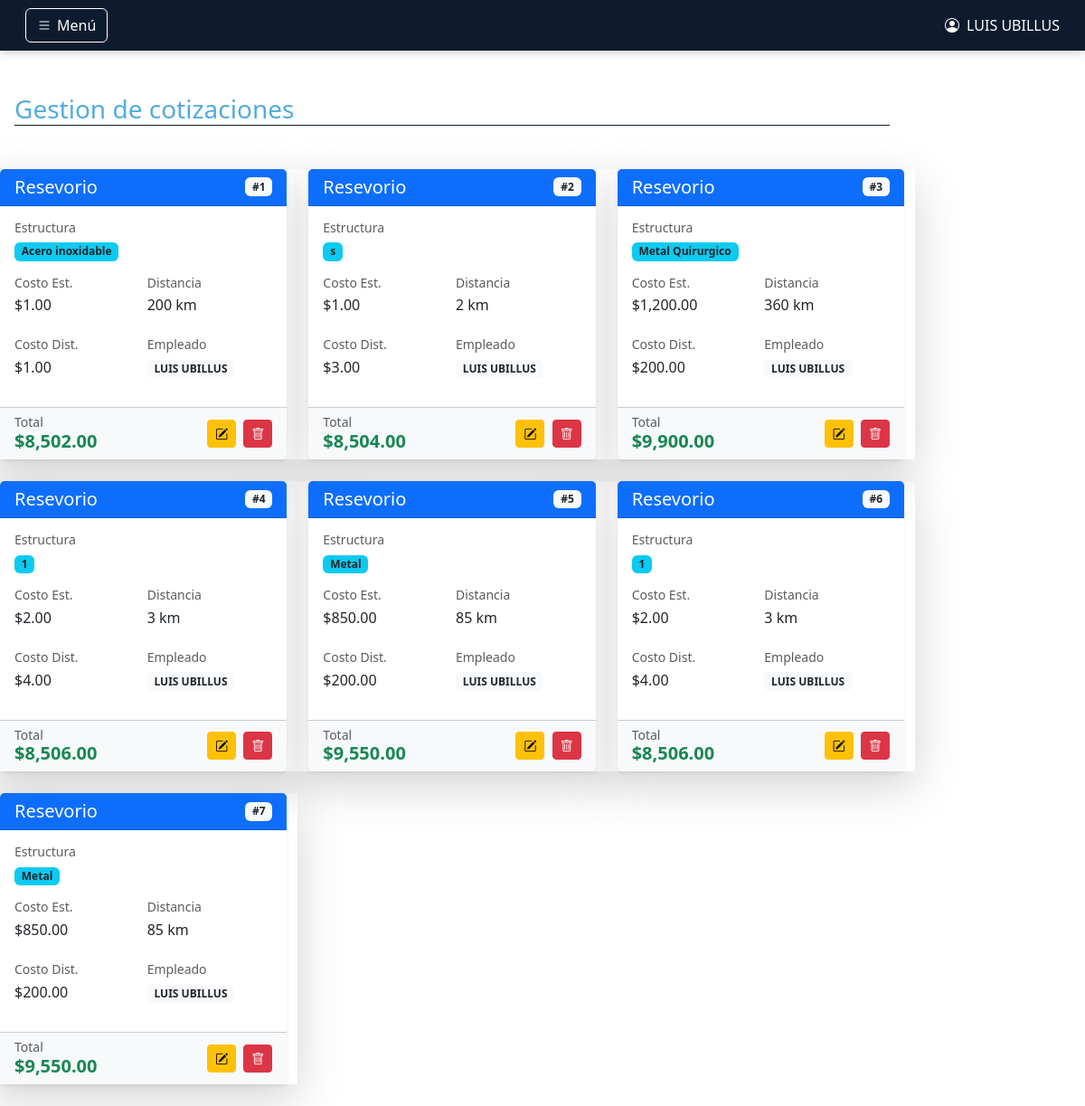
Page /public/system/quotation.php (signed in) on the committed database.
### tables this page shows
CREATE TABLE `quotation` (
  `quotationId` int(11) NOT NULL,
  `productId` int(11) NOT NULL,
  `structureType` varchar(50) NOT NULL,
  `structureCost` decimal(10,0) NOT NULL,
  `distance` decimal(10,0) NOT NULL,
  `distanceCost` decimal(10,0) NOT NULL,
  `idEmployer` int(11) DEFAULT NULL,
  `total` decimal(7,2) NOT NULL
);

CREATE TABLE `product` (
  `productId` int(11) NOT NULL,
  `productName` varchar(50) NOT NULL,
  `quantity` double(7,2) NOT NULL,
  `material` varchar(50) NOT NULL,
  `productCost` double(6,2) NOT NULL
);

CREATE TABLE `employer` (
  `idEmployer` int(11) NOT NULL,
  `userNameEmployer` varchar(20) NOT NULL,
  `name` varchar(50) NOT NULL,
  `password` varchar(255) NOT NULL,
  `rolId` int(11) NOT NULL,
  `state` varchar(1) NOT NULL
);

### public/system/quotation.php (called while the page is built)
<?php
require_once $_SERVER['DOCUMENT_ROOT'].'/preval_web/controllers/QuotationController.php';
$controller = new QuotationController();
$controller->processRequest();
?>

### models/Quotation.php (called while the page is built, shortened)
<?php
class Quotation
{
    public function getAllQuotations($conexion){
        try {
            $stmt = $conexion->prepare("SELECT q.quotationId, q.productId, p.productName, q.structureType, q.structureCost, q.distance, q.distanceCost, q.idEmployer,e.name , q.total FROM quotation q
             INNER JOIN product p ON q.productId = p.productId
             INNER JOIN employer e ON q.idEmployer = q.idEmployer
            WHERE e.idEmployer = q.idEmployer");
            if (!$stmt->execute()) {
                throw new Exception("Error executing statement: " . $conexion->error);
            }
            $result = $stmt->get_result();
            $quotations = [];
            while ($quotation = $result->fetch_object()) {
                $quotations[] = $quotation;
            }
            return $quotations;
        } catch (Exception $e) {
            throw $e;
        } finally {
            if (isset($stmt)) {
                $stmt->close();
            }
        }
    }
}

### views/system/quotationList.php (the view, shortened to what this page needs)
<!DOCTYPE html>
<html lang="en">
<head>
  <link href="https://cdn.jsdelivr.net/npm/bootstrap@5.3.3/dist/css/bootstrap.min.css" rel="stylesheet">
  <link rel="stylesheet" href="https://cdn.jsdelivr.net/npm/bootstrap-icons@1.13.1/font/bootstrap-icons.min.css">
</head>
<body>
<?php
require_once $_SERVER["DOCUMENT_ROOT"]."/preval_web/parcials/employerNab.php";
?>
<main class="col-sm-12 col-md-9 col-lg-10">
  <?php endif;
if(empty($quotations)):  ?>
<div class="alert alert-secndary" role="alert">
  No hay cotizaciones.
</div>
<?php else: ?>
  <h3 class="title">Gestion de cotizaciones</h3><div class="row row-cols-1 row-cols-md-2 row-cols-lg-3 g-4 mb-4">
    <?php foreach($quotations as $index => $q): ?>
    <div class="col shadow-lg">
        <form method="post" action="" class="h-100" style="display: contents;">
            <div class="card h-100 shadow-sm border-0">
                <div class="card-header bg-primary text-white hover-card">
                    <div class="d-flex justify-content-between align-items-center">
                        <h5 class="card-title mb-0"><?= $q->productName ?></h5>
                        <span class="badge bg-light text-dark">#<?= $index+1 ?></span>
                    </div>
                </div>
                <div class="card-body">
                    <div class="mb-3">
                        <h6 class="text-muted small mb-1">Estructura</h6>
                        <span class="badge bg-info text-dark"><?= $q->structureType ?></span>
                    </div>
                    <div class="row g-2">
                        <div class="col-6">
                            <h6 class="text-muted small mb-1">Costo Est.</h6>
                            <p>$<?= number_format($q->structureCost, 2) ?></p>
                        </div>
                        <div class="col-6">
                            <h6 class="text-muted small mb-1">Distancia</h6>
                            <p><?= $q->distance ?> km</p>
                        </div>
                        <div class="col-6">
                            <h6 class="text-muted small mb-1">Costo Dist.</h6>
                            <p>$<?= number_format($q->distanceCost, 2) ?></p>
                        </div>
                        <div class="col-6">
                            <h6 class="text-muted small mb-1">Empleado</h6>
                            <span class="badge bg-light text-dark"><?= $q->name ?></span>
                        </div>
                    </div>
                </div>
                <div class="card-footer bg-light">
                    <div class="d-flex justify-content-between align-items-center">
                        <div>
                            <h6 class="text-muted small mb-0">Total</h6>
                            <h5 class="mb-0 text-success fw-bold">$<?= number_format($q->total, 2) ?></h5>
                        </div>
                        <div>
                            <button type="submit" name="transaction" value="showEdit" class="btn btn-sm btn-warning me-1" title="Editar">
                                <i class="bi bi-pencil-square"></i>
                            </button>
                            <button type="submit" name="transaction" value="delete" class="btn btn-sm btn-danger" title="Eliminar" onclick="return confirm('¿Estás seguro de eliminar esta cotización?')">
                                <i class="bi bi-trash"></i>
                            </button>
                        </div>
                    </div>
                </div>
            </div>
        </form>
    </div>
    <?php endforeach; ?>
</div>
  <?php endif; ?>
</main>
</body>
</html>

### controllers/QuotationController.php (shortened to what this page needs)
<?php
class QuotationController {
    public function processRequest(){
        if($_SERVER['REQUEST_METHOD'] ==='GET'){
            $this->rederView();
        }else if($_SERVER['REQUEST_METHOD'] ==='POST'){
           $this->handlePostRequest();
        }
    }
    public function rederView(){
        $action = $_GET['action'] ?? 'list';
        switch ($action) {
            default:
                $this->renderList();
                break;
        }
    }
    private function renderList() {
        require_once $_SERVER['DOCUMENT_ROOT'].'/preval_web/models/Quotation.php';
      try{
          $conexion = (new Conexion())->conectar();
            $quotationModel = new Quotation();
            $quotations = $quotationModel->getAllQuotations($conexion);
        require_once $_SERVER['DOCUMENT_ROOT'].'/preval_web/views/system/quotationList.php';
      }catch(Exception $e){
            FlashMessage::set('error', $e);
            header("Location: /preval_web/public/system/quotation.php");
      }
    }
}

### parcials/employerNab.php (shortened to what this page needs)
<nav class="navbar navbar-expand-lg">
  <div class="container-fluid">
    <button class="btn btn-outline-light" type="button" data-bs-toggle="offcanvas" data-bs-target="#sidebarMenu">
      <i class="bi bi-list"></i> Menú
    </button>
    <span class="navbar-text">
      <i class="bi bi-person-circle"></i>
      <?= $_SESSION['name'] ?>
    </span>
  </div>
</nav>

### views/system/quotationList.php (style rules this page uses)
.title { color: var(--secundaryColor); border-bottom: 1px solid var(--primaryColor); margin: 3rem 1rem; }

### parcials/employerNab.php (style rules this page uses)
:root { --primaryColor: #0e1b2e; --secundaryColor: #50acdd; --textColor: #fff; --fontFamily: 'Poppins', sans-serif; }
.navbar { background-color: var(--primaryColor) !important; box-shadow: 0 2px 10px rgba(0, 0, 0, 0.2); padding: 0.5rem 1rem; }
.navbar-text { color: var(--textColor) !important; font-weight: 500; display: flex; align-items: center; gap: 8px; }
.btn-outline-light { color: var(--textColor); border-color: var(--textColor); transition: all 0.3s ease; display: flex; align-items: center; gap: 6px; }

### rows in the picture
quotation: productId.productName "Resevorio", structureType "Acero inoxidable", structureCost "1.00", distance "200", distanceCost "1.00", idEmployer.name "LUIS UBILLUS", total "8,502.00"
quotation: productId.productName "Resevorio", structureType "s", structureCost "1.00", distance "2", distanceCost "3.00", idEmployer.name "LUIS UBILLUS", total "8,504.00"
quotation: productId.productName "Resevorio", structureType "Metal Quirurgico", structureCost "1,200.00", distance "360", distanceCost "200.00", idEmployer.name "LUIS UBILLUS", total "9,900.00"
quotation: productId.productName "Resevorio", structureType "1", structureCost "2.00", distance "3", distanceCost "4.00", idEmployer.name "LUIS UBILLUS", total "8,506.00"
quotation: productId.productName "Resevorio", structureType "Metal", structureCost "850.00", distance "85", distanceCost "200.00", idEmployer.name "LUIS UBILLUS", total "9,550.00"
quotation: productId.productName "Resevorio", structureType "1", structureCost "2.00", distance "3", distanceCost "4.00", idEmployer.name "LUIS UBILLUS", total "8,506.00"
quotation: productId.productName "Resevorio", structureType "Metal", structureCost "850.00", distance "85", distanceCost "200.00", idEmployer.name "LUIS UBILLUS", total "9,550.00"

### other values in the picture
$_SESSION['name'] "LUIS UBILLUS"
